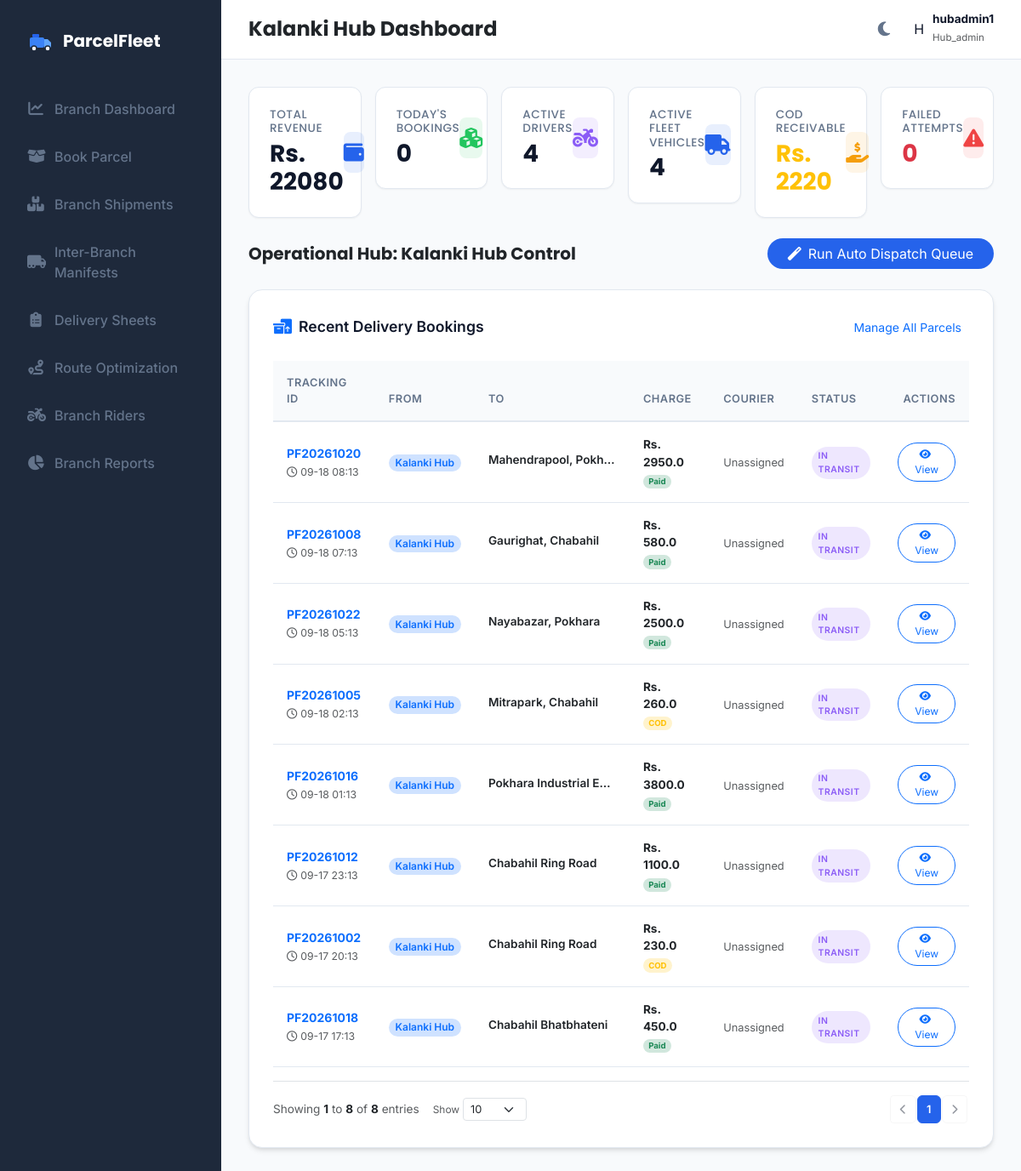
The page /admin/dashboard (signed in) on the database as committed earlier.
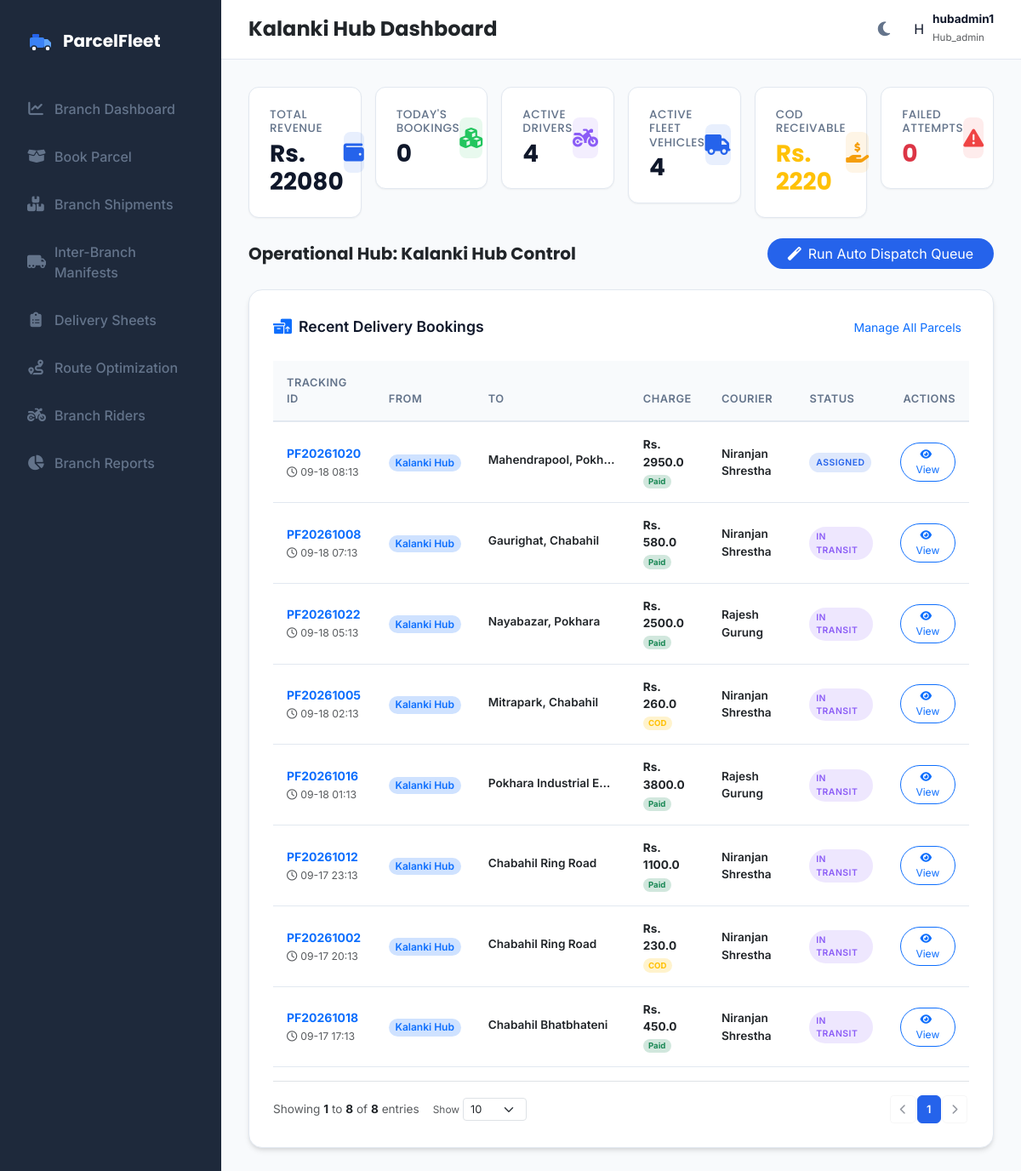
The same page on the database as committed later.
### models.py (models this page shows, shortened)
class Parcel(db.Model):
    __tablename__ = 'parcels'
    id = db.Column(db.Integer, primary_key=True)
    tracking_id = db.Column(db.String(50), unique=True, nullable=False)
    sender_name = db.Column(db.String(100), nullable=False)
    sender_phone = db.Column(db.String(20), nullable=False)
    receiver_name = db.Column(db.String(100), nullable=False)
    receiver_phone = db.Column(db.String(20), nullable=False)
    pickup_address = db.Column(db.String(100), nullable=False)
    delivery_address = db.Column(db.String(100), nullable=False)
    pickup_hub = db.Column(db.String(100), nullable=True)
    delivery_hub = db.Column(db.String(100), nullable=True)
    pickup_latitude = db.Column(db.Float, nullable=False, default=27.7154)
    pickup_longitude = db.Column(db.Float, nullable=False, default=85.3123)
    delivery_latitude = db.Column(db.Float, nullable=False, default=27.6915)
    delivery_longitude = db.Column(db.Float, nullable=False, default=85.3331)
    parcel_type = db.Column(db.String(50), nullable=False)
    weight = db.Column(db.Float, nullable=False)
    length = db.Column(db.Float, nullable=False, default=10.0)
    width = db.Column(db.Float, nullable=False, default=10.0)
    height = db.Column(db.Float, nullable=False, default=10.0)
    status = db.Column(db.String(30), default='Pending')  # 'Pending', 'Assigned', 'Manifested', 'Picked Up', 'In Transit', 'Out For Delivery', 'Delivered', 'Failed Delivery', 'Returned', 'Cancelled'
    delivery_charge = db.Column(db.Float, nullable=False, default=0.0)
    payment_status = db.Column(db.String(20), default='Pending')  # 'Pending', 'Paid', 'COD'
    assigned_driver_id = db.Column(db.Integer, db.ForeignKey('drivers.id'), nullable=True)
    service_type = db.Column(db.String(50), nullable=False, default='Standard')  # 'Standard', 'Express', 'Air', 'Surface'
    cod_amount = db.Column(db.Float, default=0.0)
    customer_id = db.Column(db.Integer, db.ForeignKey('customer_profiles.id'), nullable=True)
    hub_id = db.Column(db.Integer, db.ForeignKey('hubs.id'), nullable=True)
    merchandise_id = db.Column(db.Integer, db.ForeignKey('merchandise.id'), nullable=True)
    manifest_id = db.Column(db.Integer, db.ForeignKey('manifests.id'), nullable=True)
    expected_delivery_date = db.Column(db.DateTime, nullable=True)
    pickup_image = db.Column(db.String(255), nullable=True)
    delivery_image = db.Column(db.String(255), nullable=True)
    delivery_attempts = db.Column(db.Integer, default=0)
    failed_reason = db.Column(db.String(255), nullable=True)
    special_tags = db.Column(db.String(255), nullable=True)
    created_at = db.Column(db.DateTime, default=datetime.utcnow)
    delivered_at = db.Column(db.DateTime, nullable=True)
    delivery_notes = db.Column(db.Text, nullable=True)
    customer_signature = db.Column(db.Text, nullable=True)
    manifest = db.relationship('Manifest', foreign_keys=[manifest_id])
    history = db.relationship('TrackingHistory', backref='parcel', cascade="all, delete-orphan", order_by="TrackingHistory.timestamp.asc()")
    notifications = db.relationship('NotificationLog', backref='parcel', cascade="all, delete-orphan", order_by="NotificationLog.timestamp.asc()")

class Driver(db.Model):
    __tablename__ = 'drivers'
    id = db.Column(db.Integer, primary_key=True)
    user_id = db.Column(db.Integer, db.ForeignKey('users.id'), nullable=True)
    name = db.Column(db.String(100), nullable=False)
    phone = db.Column(db.String(20), nullable=False, unique=True)
    email = db.Column(db.String(100), nullable=True, unique=True)
    vehicle_number = db.Column(db.String(50), nullable=False)  # Kept for backward compatibility
    availability = db.Column(db.String(20), default='Available')  # 'Available', 'On Delivery', 'Offline', 'On Break'
    latitude = db.Column(db.Float, nullable=False, default=27.7172)  # Default Kathmandu Coordinates
    longitude = db.Column(db.Float, nullable=False, default=85.3240)
    completed_deliveries = db.Column(db.Integer, default=0)
    average_delivery_time = db.Column(db.Float, default=0.0)  # In minutes
    employee_code = db.Column(db.String(50), unique=True, nullable=True)
    address = db.Column(db.String(255), nullable=True)
    license_number = db.Column(db.String(50), nullable=True)
    license_type = db.Column(db.String(50), default='Bike')  # 'Bike' (Category A), 'Van' (Category B), 'Pickup' (Category C), 'Truck' (Category D)
    license_expiry = db.Column(db.DateTime, nullable=True)
    joining_date = db.Column(db.DateTime, default=datetime.utcnow)
    assigned_vehicle_id = db.Column(db.Integer, db.ForeignKey('vehicles.id'), nullable=True)
    emergency_contact = db.Column(db.String(50), nullable=True)
    status = db.Column(db.String(30), default='Available')  # 'Available', 'Delivering', 'Off Duty', 'On Leave'
    hub_id = db.Column(db.Integer, db.ForeignKey('hubs.id'), nullable=True)
    rating = db.Column(db.Float, default=5.0)
    remarks = db.Column(db.Text, nullable=True)
    total_deliveries = db.Column(db.Integer, default=0)
    successful_deliveries = db.Column(db.Integer, default=0)
    failed_deliveries = db.Column(db.Integer, default=0)
    parcels = db.relationship('Parcel', backref='assigned_driver', foreign_keys="Parcel.assigned_driver_id")
    assignments = db.relationship('Assignment', backref='driver', cascade="all, delete-orphan")

### app.py (the view)
@app.route('/admin/dashboard')
@login_required
def admin_dashboard():
    if current_user.role not in ['admin', 'hub_admin', 'booking_staff', 'warehouse_staff', 'dispatcher', 'delivery_staff', 'branch_staff']:
        return redirect(url_for('index'))
    hub_name = get_current_hub_name()
    hub_filter_query = request.args.get('hub_filter')
    if current_user.role == 'admin' and hub_filter_query:
        hub_name = hub_filter_query
    all_hubs = Hub.query.all()
    if hub_name:
        parcels = Parcel.query.filter((Parcel.pickup_hub == hub_name) | (Parcel.delivery_hub == hub_name)).all()
        drivers = Driver.query.join(Hub, Driver.hub_id == Hub.id, isouter=True).filter((Hub.name == hub_name) | (Driver.hub_id == None)).all()
        vehicles = Vehicle.query.join(Hub, Vehicle.hub_id == Hub.id, isouter=True).filter((Hub.name == hub_name) | (Vehicle.hub_id == None)).all()
    else:
        parcels = Parcel.query.all()
        drivers = Driver.query.all()
        vehicles = Vehicle.query.all()
    total_revenue = sum(p.delivery_charge for p in parcels if p.status == 'Delivered' or p.payment_status == 'Paid')
    today_bookings = sum(1 for p in parcels if p.created_at.date() == datetime.utcnow().date())
    active_drivers = sum(1 for d in drivers if d.availability in ['Available', 'On Delivery', 'On Break'])
    total_vehicles = len(vehicles)
    failed_attempts = sum(p.delivery_attempts for p in parcels)
    cod_pending = sum(p.delivery_charge for p in parcels if p.payment_status == 'COD' and p.status != 'Delivered')
    delivered_parcels = [p for p in parcels if p.status == 'Delivered' and p.delivered_at]
    avg_time = 22.4
    if delivered_parcels:
        durations = [(p.delivered_at - p.created_at).total_seconds() / 60.0 for p in delivered_parcels]
        avg_time = sum(durations) / len(durations) if durations else 22.4
    stats = {
        'total_revenue': round(total_revenue),
        'today_bookings': today_bookings,
        'active_drivers': active_drivers,
        'total_vehicles': total_vehicles,
        'failed_attempts': failed_attempts,
        'cod_pending': round(cod_pending),
        'avg_time': round(avg_time, 1)
    }
    if hub_name:
        recent_parcels = Parcel.query.filter((Parcel.pickup_hub == hub_name) | (Parcel.delivery_hub == hub_name)).order_by(Parcel.created_at.desc()).limit(8).all()
    else:
        recent_parcels = Parcel.query.order_by(Parcel.created_at.desc()).limit(8).all()
    driver_rankings = Driver.query.order_by(Driver.completed_deliveries.desc()).all()
    return render_template(
        'admin_dashboard.html',
        active_page='dashboard',
        stats=stats,
        recent_parcels=recent_parcels,
        driver_rankings=driver_rankings,
        hub_name=hub_name,
        all_hubs=all_hubs
    )

### app.py (called while the page is built)
@login_manager.user_loader
def load_user(user_id):
    return User.query.get(int(user_id))

def get_current_hub_name():
    if not current_user.is_authenticated:
        return None
    if current_user.role in ['hub_admin', 'branch_manager', 'booking_staff', 'warehouse_staff', 'dispatcher', 'branch_staff']:
        profile = HubAdmin.query.filter_by(user_id=current_user.id).first()
        if profile and profile.hub:
            return profile.hub.name
    return None

### templates/admin_dashboard.html (shortened to what the changed rows need)
{% extends "base.html" %}
{% block content %}
<div class="premium-card">
    <div class="table-responsive">
        <table class="table premium-table">
            <thead>
                <tr>
                    <th>Tracking ID</th>
                    <th>From</th>
                    <th>To</th>
                    <th>Charge</th>
                    <th>Courier</th>
                    <th>Status</th>
                    <th class="no-print text-end">Actions</th>
                </tr>
            </thead>
            <tbody>
                {% if not recent_parcels %}
                <tr>
                    <td colspan="7" class="text-center text-muted py-4">No recent bookings.</td>
                </tr>
                {% else %}
                {% for p in recent_parcels %}
                <tr data-status="{{ p.status }}" data-payment="{{ p.payment_status }}">
                    <td>
                        <a href="{{ url_for('parcel_details', id=p.id) }}" class="fw-bold text-primary text-decoration-none d-block">{{ p.tracking_id }}</a>
                        <small class="text-muted"><i class="far fa-clock me-1"></i>{{ p.created_at.strftime('%m-%d %H:%M') }}</small>
                    </td>
                    <td>
                        <span class="badge bg-primary-subtle text-primary border-0 rounded-pill fw-semibold" style="font-size: 0.75rem;">{{ p.pickup_hub }} Hub</span>
                    </td>
                    <td>
                        <span class="text-dark fw-semibold" style="font-size: 0.85rem; max-width: 150px; text-overflow: ellipsis; white-space: nowrap; overflow: hidden; display: inline-block;" title="{{ p.delivery_address }}">{{ p.delivery_address }}</span>
                    </td>
                    <td>
                        <div class="fw-bold text-dark" style="font-size: 0.85rem;">Rs. {{ p.delivery_charge | round(0) }}</div>
                        <span class="badge bg-{% if p.payment_status == 'Paid' %}success-subtle text-success{% elif p.payment_status == 'COD' %}warning-subtle text-warning{% else %}danger-subtle text-danger{% endif %} border-0 rounded-pill" style="font-size: 0.6rem;">
                            {{ p.payment_status }}
                        </span>
                    </td>
                    <td>
                        {% if p.assigned_driver %}
                        <div class="fw-semibold text-dark" style="font-size: 0.85rem;">{{ p.assigned_driver.name }}</div>
                        {% else %}
                        <span class="text-muted" style="font-size: 0.8rem;">Unassigned</span>
                        {% endif %}
                    </td>
                    <td>
                        <span class="status-badge {% if p.status == 'Pending' %}badge-pending{% elif p.status == 'Assigned' %}badge-assigned{% elif p.status == 'Picked Up' %}badge-pickedup{% elif p.status == 'In Transit' %}badge-intransit{% elif p.status == 'Out For Delivery' %}badge-outfordelivery{% elif p.status == 'Delivered' %}badge-delivered{% else %}badge-cancelled{% endif %}" style="font-size: 0.65rem;">
                            {{ p.status }}
                        </span>
                    </td>
                    <td class="no-print text-end">
                        <div class="d-flex justify-content-end gap-1">
                            <a class="btn btn-sm btn-outline-primary rounded-pill px-3" style="font-size: 0.75rem;" href="{{ url_for('parcel_details', id=p.id) }}">
                                <i class="fas fa-eye me-1"></i>View
                            </a>
                        </div>
                    </td>
                </tr>
                {% endfor %}
                {% endif %}
            </tbody>
        </table>
    </div>
</div>
{% endblock %}

Rows that differ between the two databases and show on the page:
changed Parcel "PF20261020": assigned_driver.name (not shown) → "Niranjan Shrestha"; status "IN TRANSIT" → "ASSIGNED"; no longer shows "Unassigned"
changed Parcel "PF20261008": assigned_driver.name (not shown) → "Niranjan Shrestha"; no longer shows "Unassigned"
changed Parcel "PF20261022": assigned_driver.name (not shown) → "Rajesh Gurung"; no longer shows "Unassigned"
changed Parcel "PF20261005": assigned_driver.name (not shown) → "Niranjan Shrestha"; no longer shows "Unassigned"
changed Parcel "PF20261016": assigned_driver.name (not shown) → "Rajesh Gurung"; no longer shows "Unassigned"
changed Parcel "PF20261012": assigned_driver.name (not shown) → "Niranjan Shrestha"; no longer shows "Unassigned"
changed Parcel "PF20261002": assigned_driver.name (not shown) → "Niranjan Shrestha"; no longer shows "Unassigned"
changed Parcel "PF20261018": assigned_driver.name (not shown) → "Niranjan Shrestha"; no longer shows "Unassigned"
